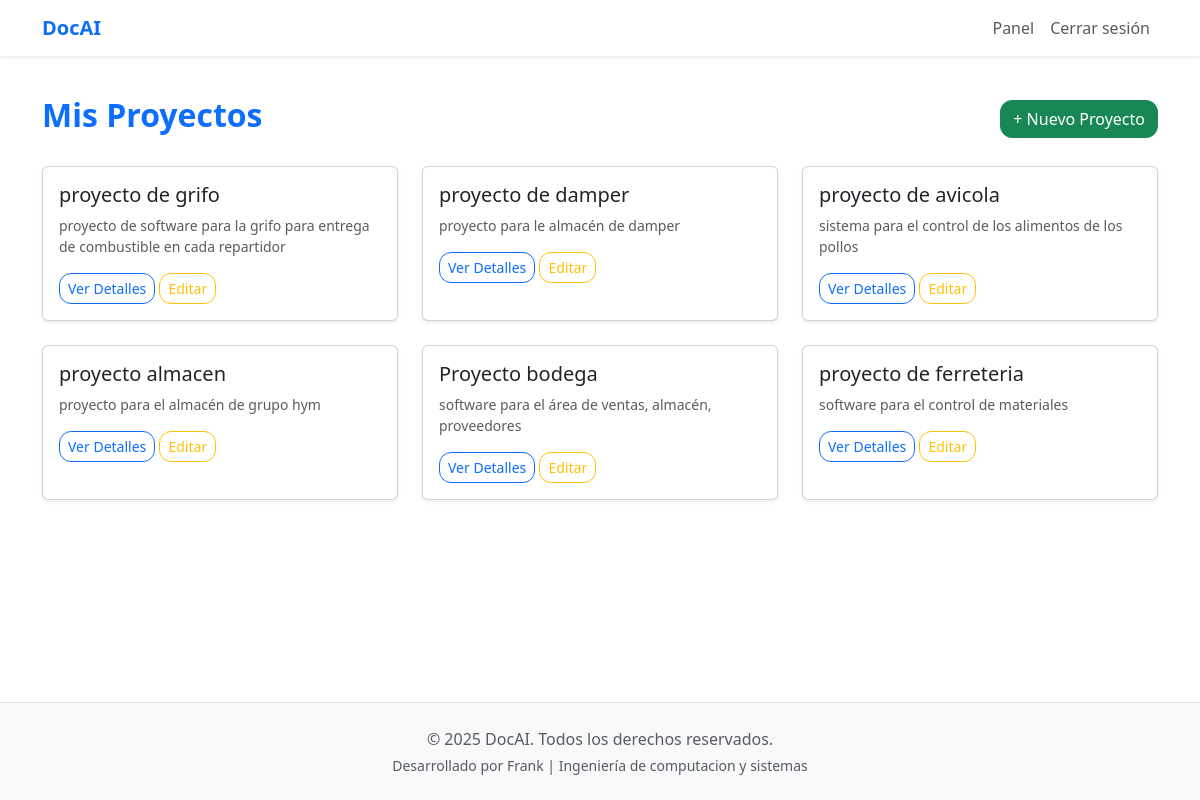
The page /dashboard/ (signed in) on the database its author committed.
### documentacion/models.py (models this page shows, shortened)
class Project(models.Model):
    nombre = models.CharField(max_length=100)
    descripcion = models.TextField(blank=True)
    propietario = models.ForeignKey(User, on_delete=models.CASCADE)
    creado = models.DateTimeField(auto_now_add=True)

### documentacion/views.py (the view)
# urls.py: path('dashboard/', views.dashboard, name='dashboard'),
@login_required
def dashboard(request):
    proyectos = Project.objects.filter(propietario=request.user)
    return render(request, 'documentacion/dashboard.html', {'proyectos': proyectos})

### documentacion/templates/documentacion/dashboard.html (shortened to what this page needs)
{% extends 'base.html' %}
{% block content %}
<div class="d-flex justify-content-between align-items-center mb-4">
    <h2 class="fw-bold text-primary">Mis Proyectos</h2>
    <a href="{% url 'crear_proyecto' %}" class="btn btn-success">+ Nuevo Proyecto</a>
</div>
{% if proyectos %}
    <div class="row row-cols-1 row-cols-md-2 row-cols-lg-3 g-4">
        {% for proyecto in proyectos %}
            <div class="col">
                <div class="card shadow-sm h-100">
                    <div class="card-body">
                        <h5 class="card-title">{{ proyecto.nombre }}</h5>
                        <p class="card-text text-muted small">
                            {{ proyecto.descripcion|truncatechars:100 }}
                        </p>
                        <a href="{% url 'detalle_proyecto' proyecto.id %}" class="btn btn-outline-primary btn-sm">Ver Detalles</a>
                        <a href="{% url 'editar_proyecto' proyecto.id %}" class="btn btn-outline-warning btn-sm">Editar</a>
                    </div>
                </div>
            </div>
        {% endfor %}
    </div>
{% else %}
    <div class="alert alert-info mt-4" role="alert">
        Aún no tienes proyectos. ¡Crea uno para empezar a documentar con IA!
    </div>
{% endif %}
{% endblock %}

### static/css/styles.css (style rules this page uses)
body { scroll-behavior: smooth; }
.card { transition: transform 0.2s ease-in-out, box-shadow 0.3s; }
.btn { border-radius: 0.75rem; }

### rows shown on the page
Project: nombre "proyecto de grifo", descripcion "proyecto de software para la grifo para entrega de combustible en cada repartidor"
Project: nombre "proyecto de damper", descripcion "proyecto para le almacén de damper"
Project: nombre "proyecto de avicola", descripcion "sistema para el control de los alimentos de los pollos"
Project: nombre "proyecto almacen", descripcion "proyecto para el almacén de grupo hym"
Project: nombre "Proyecto bodega", descripcion "software para el área de ventas, almacén, proveedores"
Project: nombre "proyecto de ferreteria", descripcion "software para el control de materiales"
